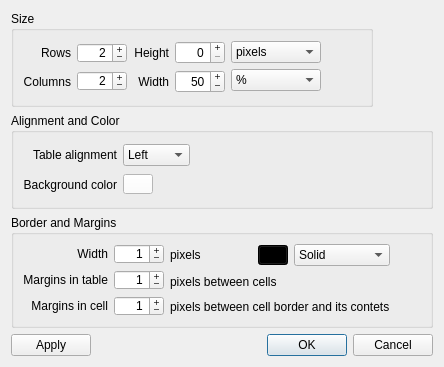
<?xml version="1.0" encoding="UTF-8"?>
<ui version="4.0">
 <class>TableProperty</class>
 <widget class="QDialog" name="TableProperty">
  <property name="geometry">
   <rect>
    <x>0</x>
    <y>0</y>
    <width>444</width>
    <height>367</height>
   </rect>
  </property>
  <property name="windowTitle">
   <string>Table property</string>
  </property>
  <layout class="QVBoxLayout" name="verticalLayout_13">
   <item>
    <widget class="QGroupBox" name="groupBox">
     <property name="sizePolicy">
      <sizepolicy hsizetype="Maximum" vsizetype="Minimum">
       <horstretch>0</horstretch>
       <verstretch>0</verstretch>
      </sizepolicy>
     </property>
     <property name="title">
      <string>Size</string>
     </property>
     <layout class="QVBoxLayout" name="verticalLayout_12">
      <item>
       <layout class="QHBoxLayout" name="horizontalLayout">
        <item>
         <layout class="QVBoxLayout" name="verticalLayout">
          <item>
           <widget class="QLabel" name="label">
            <property name="text">
             <string>Rows</string>
            </property>
            <property name="alignment">
             <set>Qt::AlignRight|Qt::AlignTrailing|Qt::AlignVCenter</set>
            </property>
           </widget>
          </item>
          <item>
           <widget class="QLabel" name="label_2">
            <property name="text">
             <string>Columns</string>
            </property>
            <property name="alignment">
             <set>Qt::AlignRight|Qt::AlignTrailing|Qt::AlignVCenter</set>
            </property>
           </widget>
          </item>
         </layout>
        </item>
        <item>
         <layout class="QVBoxLayout" name="verticalLayout_2">
          <item>
           <widget class="QSpinBox" name="SBRows">
            <property name="minimumSize">
             <size>
              <width>50</width>
              <height>20</height>
             </size>
            </property>
            <property name="maximumSize">
             <size>
              <width>50</width>
              <height>20</height>
             </size>
            </property>
            <property name="alignment">
             <set>Qt::AlignRight|Qt::AlignTrailing|Qt::AlignVCenter</set>
            </property>
            <property name="buttonSymbols">
             <enum>QAbstractSpinBox::PlusMinus</enum>
            </property>
            <property name="minimum">
             <number>1</number>
            </property>
            <property name="maximum">
             <number>999</number>
            </property>
            <property name="value">
             <number>2</number>
            </property>
           </widget>
          </item>
          <item>
           <widget class="QSpinBox" name="SBColumns">
            <property name="minimumSize">
             <size>
              <width>50</width>
              <height>20</height>
             </size>
            </property>
            <property name="maximumSize">
             <size>
              <width>50</width>
              <height>20</height>
             </size>
            </property>
            <property name="alignment">
             <set>Qt::AlignRight|Qt::AlignTrailing|Qt::AlignVCenter</set>
            </property>
            <property name="buttonSymbols">
             <enum>QAbstractSpinBox::PlusMinus</enum>
            </property>
            <property name="minimum">
             <number>1</number>
            </property>
            <property name="maximum">
             <number>999</number>
            </property>
            <property name="value">
             <number>2</number>
            </property>
           </widget>
          </item>
         </layout>
        </item>
        <item>
         <layout class="QVBoxLayout" name="verticalLayout_3">
          <item>
           <widget class="QLabel" name="LHeight">
            <property name="text">
             <string>Height</string>
            </property>
            <property name="alignment">
             <set>Qt::AlignRight|Qt::AlignTrailing|Qt::AlignVCenter</set>
            </property>
           </widget>
          </item>
          <item>
           <widget class="QLabel" name="label_4">
            <property name="text">
             <string>Width</string>
            </property>
            <property name="alignment">
             <set>Qt::AlignRight|Qt::AlignTrailing|Qt::AlignVCenter</set>
            </property>
           </widget>
          </item>
         </layout>
        </item>
        <item>
         <layout class="QVBoxLayout" name="verticalLayout_4">
          <item>
           <widget class="QSpinBox" name="SBHeight">
            <property name="minimumSize">
             <size>
              <width>50</width>
              <height>0</height>
             </size>
            </property>
            <property name="maximumSize">
             <size>
              <width>50</width>
              <height>16777215</height>
             </size>
            </property>
            <property name="alignment">
             <set>Qt::AlignRight|Qt::AlignTrailing|Qt::AlignVCenter</set>
            </property>
            <property name="buttonSymbols">
             <enum>QAbstractSpinBox::PlusMinus</enum>
            </property>
            <property name="minimum">
             <number>0</number>
            </property>
            <property name="maximum">
             <number>999</number>
            </property>
            <property name="value">
             <number>0</number>
            </property>
           </widget>
          </item>
          <item>
           <widget class="QSpinBox" name="SBWidth">
            <property name="minimumSize">
             <size>
              <width>50</width>
              <height>0</height>
             </size>
            </property>
            <property name="maximumSize">
             <size>
              <width>50</width>
              <height>16777215</height>
             </size>
            </property>
            <property name="alignment">
             <set>Qt::AlignRight|Qt::AlignTrailing|Qt::AlignVCenter</set>
            </property>
            <property name="buttonSymbols">
             <enum>QAbstractSpinBox::PlusMinus</enum>
            </property>
            <property name="minimum">
             <number>0</number>
            </property>
            <property name="maximum">
             <number>999</number>
            </property>
            <property name="value">
             <number>50</number>
            </property>
           </widget>
          </item>
         </layout>
        </item>
        <item>
         <layout class="QVBoxLayout" name="verticalLayout_5">
          <item>
           <widget class="QComboBox" name="CBHeight">
            <property name="minimumSize">
             <size>
              <width>90</width>
              <height>0</height>
             </size>
            </property>
            <property name="maximumSize">
             <size>
              <width>90</width>
              <height>16777215</height>
             </size>
            </property>
            <item>
             <property name="text">
              <string>pixels</string>
             </property>
            </item>
            <item>
             <property name="text">
              <string>% </string>
             </property>
            </item>
           </widget>
          </item>
          <item>
           <widget class="QComboBox" name="CBWidth">
            <property name="minimumSize">
             <size>
              <width>90</width>
              <height>0</height>
             </size>
            </property>
            <property name="maximumSize">
             <size>
              <width>90</width>
              <height>16777215</height>
             </size>
            </property>
            <property name="currentIndex">
             <number>1</number>
            </property>
            <item>
             <property name="text">
              <string>pixels</string>
             </property>
            </item>
            <item>
             <property name="text">
              <string>% </string>
             </property>
            </item>
           </widget>
          </item>
         </layout>
        </item>
        <item>
         <spacer name="horizontalSpacer">
          <property name="orientation">
           <enum>Qt::Horizontal</enum>
          </property>
          <property name="sizeHint" stdset="0">
           <size>
            <width>40</width>
            <height>20</height>
           </size>
          </property>
         </spacer>
        </item>
       </layout>
      </item>
     </layout>
    </widget>
   </item>
   <item>
    <widget class="QGroupBox" name="groupBox_3">
     <property name="title">
      <string>Alignment and Color</string>
     </property>
     <layout class="QHBoxLayout" name="horizontalLayout_6">
      <item>
       <layout class="QHBoxLayout" name="horizontalLayout_4">
        <item>
         <layout class="QVBoxLayout" name="verticalLayout_10">
          <item>
           <widget class="QLabel" name="label_11">
            <property name="text">
             <string>Table alignment</string>
            </property>
            <property name="alignment">
             <set>Qt::AlignRight|Qt::AlignTrailing|Qt::AlignVCenter</set>
            </property>
           </widget>
          </item>
          <item>
           <widget class="QLabel" name="label_12">
            <property name="text">
             <string>Background color</string>
            </property>
            <property name="alignment">
             <set>Qt::AlignRight|Qt::AlignTrailing|Qt::AlignVCenter</set>
            </property>
           </widget>
          </item>
         </layout>
        </item>
        <item>
         <layout class="QVBoxLayout" name="verticalLayout_11">
          <item>
           <widget class="QComboBox" name="CBAllign">
            <item>
             <property name="text">
              <string>Left</string>
             </property>
            </item>
            <item>
             <property name="text">
              <string>Center</string>
             </property>
            </item>
            <item>
             <property name="text">
              <string>Right</string>
             </property>
            </item>
           </widget>
          </item>
          <item>
           <widget class="QPushButton" name="PBTableColor">
            <property name="minimumSize">
             <size>
              <width>30</width>
              <height>20</height>
             </size>
            </property>
            <property name="maximumSize">
             <size>
              <width>30</width>
              <height>20</height>
             </size>
            </property>
            <property name="styleSheet">
             <string notr="true">background-color: rgba(255, 255, 255);</string>
            </property>
            <property name="text">
             <string/>
            </property>
           </widget>
          </item>
         </layout>
        </item>
       </layout>
      </item>
      <item>
       <spacer name="horizontalSpacer_3">
        <property name="orientation">
         <enum>Qt::Horizontal</enum>
        </property>
        <property name="sizeHint" stdset="0">
         <size>
          <width>212</width>
          <height>20</height>
         </size>
        </property>
       </spacer>
      </item>
     </layout>
    </widget>
   </item>
   <item>
    <widget class="QGroupBox" name="groupBox_2">
     <property name="title">
      <string>Border and Margins</string>
     </property>
     <layout class="QVBoxLayout" name="verticalLayout_9">
      <item>
       <layout class="QHBoxLayout" name="horizontalLayout_3">
        <item>
         <layout class="QVBoxLayout" name="verticalLayout_6">
          <item>
           <widget class="QLabel" name="label_5">
            <property name="text">
             <string>Width</string>
            </property>
            <property name="alignment">
             <set>Qt::AlignRight|Qt::AlignTrailing|Qt::AlignVCenter</set>
            </property>
           </widget>
          </item>
          <item>
           <widget class="QLabel" name="label_7">
            <property name="text">
             <string>Margins in table</string>
            </property>
            <property name="alignment">
             <set>Qt::AlignRight|Qt::AlignTrailing|Qt::AlignVCenter</set>
            </property>
           </widget>
          </item>
          <item>
           <widget class="QLabel" name="label_9">
            <property name="text">
             <string>Margins in cell</string>
            </property>
            <property name="alignment">
             <set>Qt::AlignRight|Qt::AlignTrailing|Qt::AlignVCenter</set>
            </property>
           </widget>
          </item>
         </layout>
        </item>
        <item>
         <layout class="QVBoxLayout" name="verticalLayout_7">
          <item>
           <widget class="QSpinBox" name="SBBorder">
            <property name="minimumSize">
             <size>
              <width>50</width>
              <height>20</height>
             </size>
            </property>
            <property name="maximumSize">
             <size>
              <width>50</width>
              <height>20</height>
             </size>
            </property>
            <property name="alignment">
             <set>Qt::AlignRight|Qt::AlignTrailing|Qt::AlignVCenter</set>
            </property>
            <property name="buttonSymbols">
             <enum>QAbstractSpinBox::PlusMinus</enum>
            </property>
            <property name="minimum">
             <number>0</number>
            </property>
            <property name="maximum">
             <number>999</number>
            </property>
            <property name="value">
             <number>1</number>
            </property>
           </widget>
          </item>
          <item>
           <widget class="QSpinBox" name="SBTableMargins">
            <property name="minimumSize">
             <size>
              <width>50</width>
              <height>20</height>
             </size>
            </property>
            <property name="maximumSize">
             <size>
              <width>50</width>
              <height>20</height>
             </size>
            </property>
            <property name="alignment">
             <set>Qt::AlignRight|Qt::AlignTrailing|Qt::AlignVCenter</set>
            </property>
            <property name="buttonSymbols">
             <enum>QAbstractSpinBox::PlusMinus</enum>
            </property>
            <property name="minimum">
             <number>0</number>
            </property>
            <property name="maximum">
             <number>999</number>
            </property>
            <property name="value">
             <number>1</number>
            </property>
           </widget>
          </item>
          <item>
           <widget class="QSpinBox" name="SBCellMargins">
            <property name="minimumSize">
             <size>
              <width>50</width>
              <height>20</height>
             </size>
            </property>
            <property name="maximumSize">
             <size>
              <width>50</width>
              <height>20</height>
             </size>
            </property>
            <property name="alignment">
             <set>Qt::AlignRight|Qt::AlignTrailing|Qt::AlignVCenter</set>
            </property>
            <property name="buttonSymbols">
             <enum>QAbstractSpinBox::PlusMinus</enum>
            </property>
            <property name="minimum">
             <number>0</number>
            </property>
            <property name="maximum">
             <number>999</number>
            </property>
            <property name="value">
             <number>1</number>
            </property>
           </widget>
          </item>
         </layout>
        </item>
        <item>
         <layout class="QVBoxLayout" name="verticalLayout_8">
          <item>
           <layout class="QHBoxLayout" name="horizontalLayout_2">
            <item>
             <widget class="QLabel" name="label_6">
              <property name="text">
               <string>pixels</string>
              </property>
             </widget>
            </item>
            <item>
             <widget class="QPushButton" name="PBBorderColor">
              <property name="minimumSize">
               <size>
                <width>30</width>
                <height>20</height>
               </size>
              </property>
              <property name="maximumSize">
               <size>
                <width>30</width>
                <height>20</height>
               </size>
              </property>
              <property name="styleSheet">
               <string notr="true">background-color: rgb(0, 0, 0);</string>
              </property>
              <property name="text">
               <string/>
              </property>
             </widget>
            </item>
            <item>
             <widget class="QComboBox" name="CBBorderStyle">
              <property name="minimumSize">
               <size>
                <width>0</width>
                <height>22</height>
               </size>
              </property>
              <property name="maximumSize">
               <size>
                <width>16777215</width>
                <height>22</height>
               </size>
              </property>
              <property name="currentIndex">
               <number>3</number>
              </property>
              <item>
               <property name="text">
                <string>None</string>
               </property>
              </item>
              <item>
               <property name="text">
                <string>Dotted</string>
               </property>
              </item>
              <item>
               <property name="text">
                <string>Dashed</string>
               </property>
              </item>
              <item>
               <property name="text">
                <string>Solid</string>
               </property>
              </item>
              <item>
               <property name="text">
                <string>Double</string>
               </property>
              </item>
              <item>
               <property name="text">
                <string>DotDash</string>
               </property>
              </item>
              <item>
               <property name="text">
                <string>DotDotDash</string>
               </property>
              </item>
              <item>
               <property name="text">
                <string>Groove</string>
               </property>
              </item>
              <item>
               <property name="text">
                <string>Ridge</string>
               </property>
              </item>
              <item>
               <property name="text">
                <string>Inset</string>
               </property>
              </item>
              <item>
               <property name="text">
                <string>Outset</string>
               </property>
              </item>
             </widget>
            </item>
           </layout>
          </item>
          <item>
           <widget class="QLabel" name="label_8">
            <property name="text">
             <string>pixels between cells</string>
            </property>
           </widget>
          </item>
          <item>
           <widget class="QLabel" name="label_10">
            <property name="text">
             <string>pixels between cell border and its contets</string>
            </property>
           </widget>
          </item>
         </layout>
        </item>
        <item>
         <spacer name="horizontalSpacer_2">
          <property name="orientation">
           <enum>Qt::Horizontal</enum>
          </property>
          <property name="sizeHint" stdset="0">
           <size>
            <width>40</width>
            <height>20</height>
           </size>
          </property>
         </spacer>
        </item>
       </layout>
      </item>
     </layout>
    </widget>
   </item>
   <item>
    <layout class="QHBoxLayout" name="horizontalLayout_5">
     <item>
      <widget class="QPushButton" name="PBApply">
       <property name="text">
        <string>Apply</string>
       </property>
      </widget>
     </item>
     <item>
      <widget class="QDialogButtonBox" name="buttonBox">
       <property name="orientation">
        <enum>Qt::Horizontal</enum>
       </property>
       <property name="standardButtons">
        <set>QDialogButtonBox::Cancel|QDialogButtonBox::Ok</set>
       </property>
      </widget>
     </item>
    </layout>
   </item>
  </layout>
 </widget>
 <resources/>
 <connections>
  <connection>
   <sender>buttonBox</sender>
   <signal>accepted()</signal>
   <receiver>TableProperty</receiver>
   <slot>accept()</slot>
   <hints>
    <hint type="sourcelabel">
     <x>248</x>
     <y>254</y>
    </hint>
    <hint type="destinationlabel">
     <x>157</x>
     <y>274</y>
    </hint>
   </hints>
  </connection>
  <connection>
   <sender>buttonBox</sender>
   <signal>rejected()</signal>
   <receiver>TableProperty</receiver>
   <slot>reject()</slot>
   <hints>
    <hint type="sourcelabel">
     <x>316</x>
     <y>260</y>
    </hint>
    <hint type="destinationlabel">
     <x>286</x>
     <y>274</y>
    </hint>
   </hints>
  </connection>
 </connections>
</ui>
